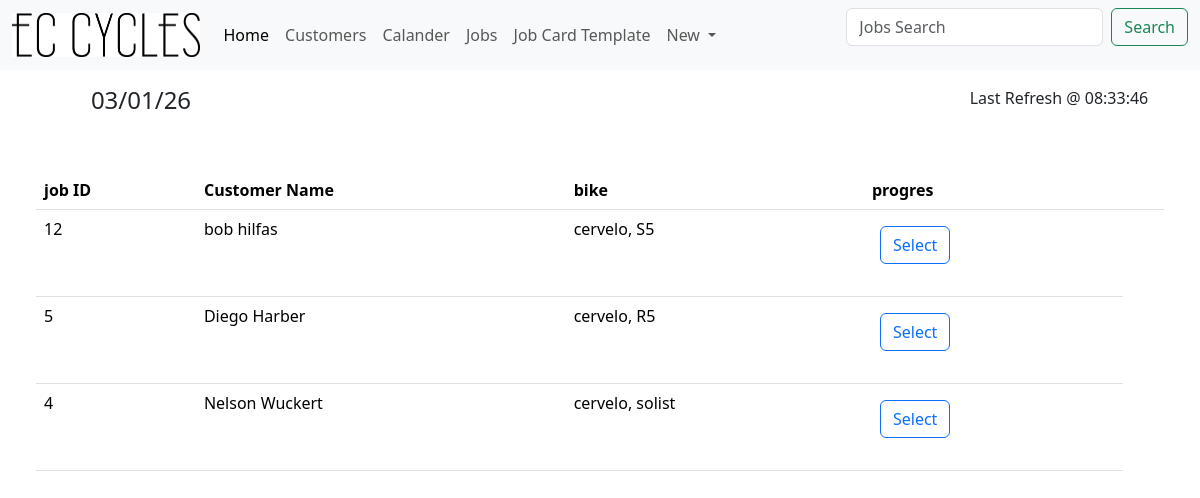
Page /JobSearch on the earlier database version.
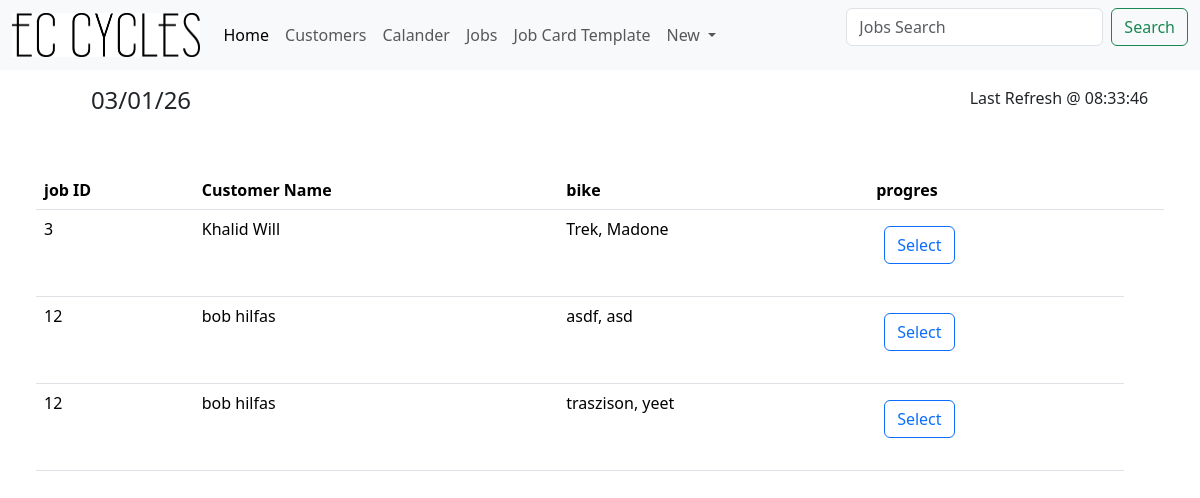
Same page on the later database version.
### tables this page shows
CREATE TABLE "Jobs" (
	"JobID"	INTEGER NOT NULL UNIQUE,
	"Cust_ID"	INTEGER NOT NULL,
	"BikeBrand"	TEXT,
	"BikeModel"	TEXT,
	"JobDetails"	TEXT,
	"DueDate"	DATE ,
	PRIMARY KEY("JobID" AUTOINCREMENT)
);

CREATE TABLE "Customers" (
	"Cust_ID"	INTEGER NOT NULL UNIQUE,
	"CustFName"	TEXT NOT NULL,
	"CustLName"	TEXT,
	"CustAddress"	TEXT,
	"CustPNumber"	INTEGER,
	"CustEmail"	INTEGER,
	"CustDetails"	TEXT,
	PRIMARY KEY("Cust_ID" AUTOINCREMENT)
);

### app.py (the view)
@app.route('/JobSearch',methods=('POST','GET'))
def JobSearch():
    time = time_gen()
    conn = get_db_conn()
    search = request.args.get("search")
    if search:
        words = search.split()
        query = "SELECT * FROM Customers WHERE "
        conditons = []
        values = []
        for word in words:
            conditons.append("(custFName LIKE ? or CustLName LIKE ?)")
            values.append("%"+ word + "%")
            values.append("%"+ word + "%")
        query += " AND ".join(conditons)
        JobInfo = conn.execute(query, values).fetchall()
    else:
        conn = get_db_conn()
        sql = "SELECT jobs.* ,Customers.CustFName,Customers.CustLName FROM Jobs INNER JOIN Customers ON Customers.Cust_ID = Jobs.Cust_ID;"
        JobInfo = conn.execute(sql).fetchall()
        conn.close()
    conn.close()
    return render_template("JobSearch.html", JobInfo=JobInfo, time = time)

### app.py (called while the page is built)
def time_gen():
    time_dict = {"":""}
    day_info = datetime.datetime.now()
    date = day_info.strftime("%x")
    time = day_info.strftime("%X")
    time_dict["Date"] = date
    time_dict["Time"] = time
    return time_dict

def get_db_conn():
    conn = sqlite3.connect('JobCards.db')
    conn.row_factory = sqlite3.Row
    return conn

### Templates/JobSearch.html
{% extends 'base.html' %}
{% block head %}
<form class="d-flex" role="search" action="{{ url_for('JobSearch')}}" method="get">
    <input class="form-control me-2" type="search" placeholder="Jobs Search" name="search" aria-label="Search"/>
    <button class="btn btn-outline-success" type="submit">Search</button>
  </form>
{% endblock %}
{% block content %}
<div class="p-5">
    <table class="table">
        <thead>
        <tr>
            <th scope="col">job ID</th>
            <th scope="col">Customer Name</th>
            <th scope="col">bike</th>
            <th scope="col">progres</th>
            <th></th>
        </tr>
        </thead>
        <tbody>
            {% for JobInfo in JobInfo %}
            <tr>
                <td>{{ JobInfo.Cust_ID }}</td>
                <td>{{ JobInfo.custFName }} {{ JobInfo.custLName }}</td>
                <td>{{ JobInfo.BikeBrand }}, {{ JobInfo.BikeModel }}</td>
                <td><form action="{{ url_for('ViewJobCard', id=JobInfo.jobID) }}" method="get">
                    <button class="btn btn-outline-Primary m-2" type="submit">Select</button></form></td>
            </tr>
            {% endfor %}
        </tbody>
    </table>
</div>
{% endblock %}

Differences in the rows shown:
removed Jobs: Cust_ID "12", custFName "bob", custLName "hilfas", BikeBrand "cervelo", BikeModel "S5"
removed Jobs: Cust_ID "5", custFName "Diego", custLName "Harber", BikeBrand "cervelo", BikeModel "R5"
removed Jobs: Cust_ID "4", custFName "Nelson", custLName "Wuckert", BikeBrand "cervelo", BikeModel "solist"
added Jobs: Cust_ID "3", custFName "Khalid", custLName "Will", BikeBrand "Trek", BikeModel "Madone"
added Jobs: Cust_ID "12", custFName "bob", custLName "hilfas", BikeBrand "asdf", BikeModel "asd"
added Jobs: Cust_ID "12", custFName "bob", custLName "hilfas", BikeBrand "traszison", BikeModel "yeet"
